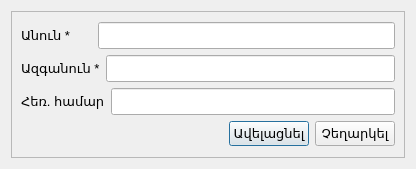
<?xml version="1.0" encoding="UTF-8"?>
<ui version="4.0">
 <class>AddCustomersUI</class>
 <widget class="QDialog" name="AddCustomersUI">
  <property name="geometry">
   <rect>
    <x>0</x>
    <y>0</y>
    <width>416</width>
    <height>169</height>
   </rect>
  </property>
  <property name="sizePolicy">
   <sizepolicy hsizetype="Preferred" vsizetype="Fixed">
    <horstretch>0</horstretch>
    <verstretch>0</verstretch>
   </sizepolicy>
  </property>
  <property name="windowTitle">
   <string>Նոր գնորդ</string>
  </property>
  <property name="windowIcon">
   <iconset resource="farmmanager.qrc">
    <normaloff>:/FarmManager/Resources/add_customer2.png</normaloff>:/FarmManager/Resources/add_customer2.png</iconset>
  </property>
  <property name="modal">
   <bool>true</bool>
  </property>
  <layout class="QGridLayout" name="gridLayout">
   <item row="0" column="0">
    <widget class="QScrollArea" name="scrollArea">
     <property name="widgetResizable">
      <bool>true</bool>
     </property>
     <widget class="QWidget" name="scrollAreaWidgetContents">
      <property name="geometry">
       <rect>
        <x>0</x>
        <y>0</y>
        <width>396</width>
        <height>149</height>
       </rect>
      </property>
      <layout class="QGridLayout" name="gridLayout_2">
       <item row="0" column="0">
        <layout class="QVBoxLayout" name="verticalLayout_3">
         <item>
          <layout class="QVBoxLayout" name="verticalLayout">
           <item>
            <layout class="QHBoxLayout" name="horizontalLayout_4">
             <item>
              <layout class="QHBoxLayout" name="horizontalLayout">
               <item>
                <widget class="QLabel" name="lblFirstName">
                 <property name="font">
                  <font>
                   <pointsize>10</pointsize>
                  </font>
                 </property>
                 <property name="text">
                  <string>Անուն *      </string>
                 </property>
                 <property name="wordWrap">
                  <bool>false</bool>
                 </property>
                </widget>
               </item>
              </layout>
             </item>
             <item>
              <widget class="QLineEdit" name="editFirstName">
               <property name="font">
                <font>
                 <family>MS Shell Dlg 2</family>
                 <pointsize>12</pointsize>
                 <weight>50</weight>
                 <bold>false</bold>
                </font>
               </property>
               <property name="maxLength">
                <number>20</number>
               </property>
              </widget>
             </item>
            </layout>
           </item>
           <item>
            <layout class="QHBoxLayout" name="horizontalLayout_5">
             <item>
              <layout class="QHBoxLayout" name="horizontalLayout_2">
               <item>
                <widget class="QLabel" name="lblLastName">
                 <property name="font">
                  <font>
                   <pointsize>10</pointsize>
                  </font>
                 </property>
                 <property name="text">
                  <string>Ազգանուն *</string>
                 </property>
                </widget>
               </item>
              </layout>
             </item>
             <item>
              <widget class="QLineEdit" name="editLastName">
               <property name="font">
                <font>
                 <pointsize>12</pointsize>
                </font>
               </property>
               <property name="maxLength">
                <number>20</number>
               </property>
               <property name="frame">
                <bool>true</bool>
               </property>
              </widget>
             </item>
            </layout>
           </item>
           <item>
            <layout class="QHBoxLayout" name="horizontalLayout_6">
             <item>
              <layout class="QHBoxLayout" name="horizontalLayout_3">
               <item>
                <widget class="QLabel" name="label_3">
                 <property name="font">
                  <font>
                   <pointsize>10</pointsize>
                  </font>
                 </property>
                 <property name="text">
                  <string>Հեռ. համար</string>
                 </property>
                </widget>
               </item>
              </layout>
             </item>
             <item>
              <widget class="QLineEdit" name="editPhone">
               <property name="font">
                <font>
                 <pointsize>12</pointsize>
                </font>
               </property>
               <property name="maxLength">
                <number>30</number>
               </property>
              </widget>
             </item>
            </layout>
           </item>
          </layout>
         </item>
         <item>
          <layout class="QVBoxLayout" name="verticalLayout_2">
           <item>
            <layout class="QHBoxLayout" name="horizontalLayout_7">
             <item>
              <spacer name="horizontalSpacer_4">
               <property name="orientation">
                <enum>Qt::Horizontal</enum>
               </property>
               <property name="sizeHint" stdset="0">
                <size>
                 <width>40</width>
                 <height>20</height>
                </size>
               </property>
              </spacer>
             </item>
             <item>
              <widget class="QPushButton" name="btnAddCustomer">
               <property name="sizePolicy">
                <sizepolicy hsizetype="Fixed" vsizetype="Fixed">
                 <horstretch>0</horstretch>
                 <verstretch>0</verstretch>
                </sizepolicy>
               </property>
               <property name="font">
                <font>
                 <pointsize>10</pointsize>
                </font>
               </property>
               <property name="text">
                <string>Ավելացնել</string>
               </property>
               <property name="icon">
                <iconset resource="farmmanager.qrc">
                 <normaloff>:/FarmManager/Resources/plus.png</normaloff>:/FarmManager/Resources/plus.png</iconset>
               </property>
               <property name="default">
                <bool>true</bool>
               </property>
              </widget>
             </item>
             <item>
              <widget class="QPushButton" name="btnCancel">
               <property name="font">
                <font>
                 <pointsize>10</pointsize>
                </font>
               </property>
               <property name="text">
                <string>Չեղարկել</string>
               </property>
              </widget>
             </item>
            </layout>
           </item>
          </layout>
         </item>
        </layout>
       </item>
      </layout>
     </widget>
    </widget>
   </item>
  </layout>
 </widget>
 <resources>
  <include location="farmmanager.qrc"/>
 </resources>
 <connections>
  <connection>
   <sender>btnCancel</sender>
   <signal>clicked()</signal>
   <receiver>AddCustomersUI</receiver>
   <slot>reject()</slot>
   <hints>
    <hint type="sourcelabel">
     <x>309</x>
     <y>124</y>
    </hint>
    <hint type="destinationlabel">
     <x>352</x>
     <y>157</y>
    </hint>
   </hints>
  </connection>
 </connections>
</ui>
